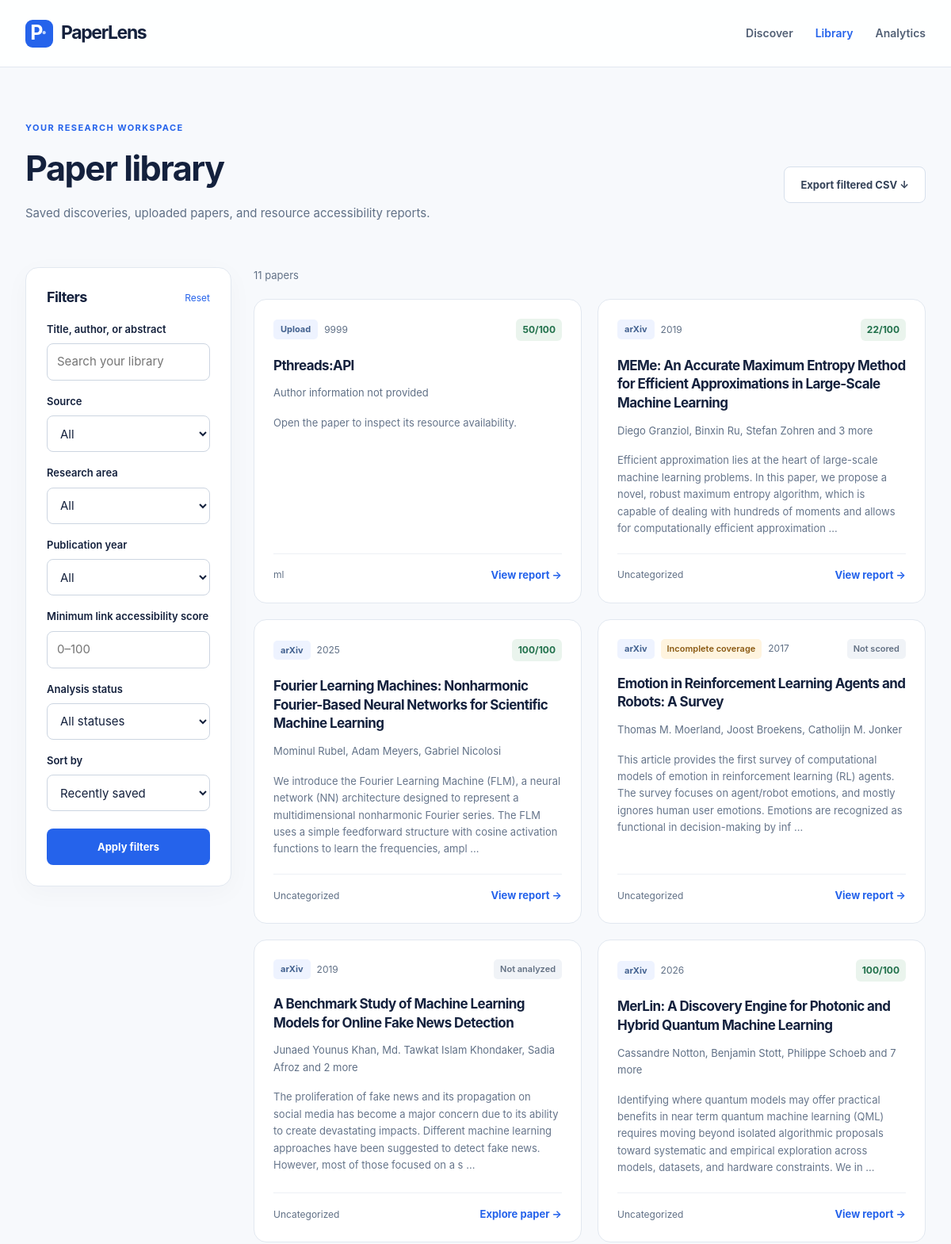
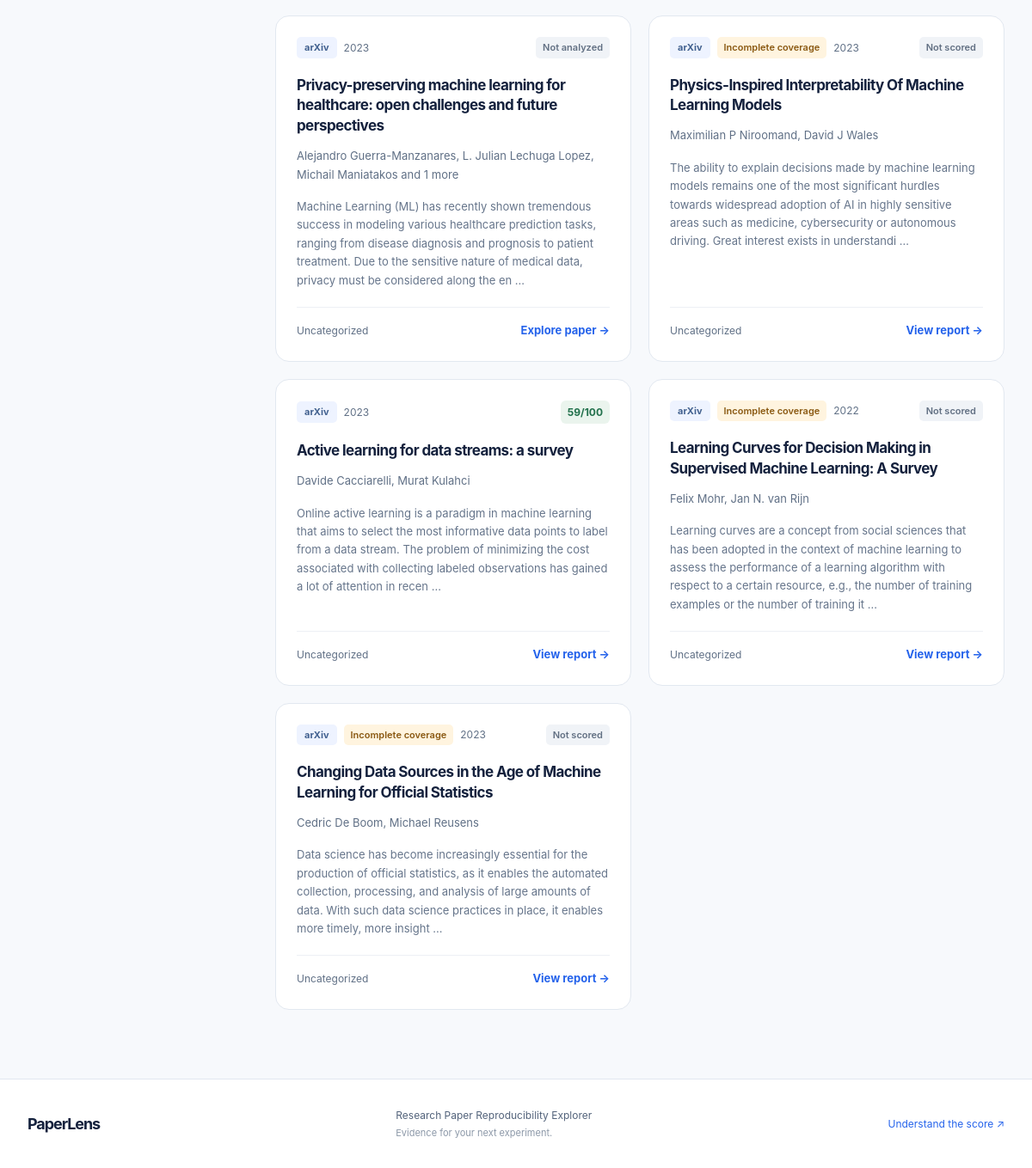
The page /library on the database its author committed (2 pictures, top to bottom).
### tables this page shows
CREATE TABLE papers (
    id INTEGER PRIMARY KEY AUTOINCREMENT,

    source TEXT NOT NULL,
    external_id TEXT NOT NULL,

    title TEXT NOT NULL,
    authors TEXT NOT NULL DEFAULT '[]',
    year INTEGER,
    abstract TEXT NOT NULL DEFAULT '',

    paper_url TEXT,
    pdf_url TEXT,

    last_analyzed_at TEXT,

    analysis_status TEXT NOT NULL DEFAULT 'pending'
        CHECK (analysis_status IN ('pending', 'completed', 'partial', 'failed', 'analyzing')),

    identity TEXT UNIQUE NOT NULL,
    area TEXT NOT NULL DEFAULT 'Uncategorized',
    local_path TEXT,
    created_at TEXT NOT NULL,
    report TEXT,
    score INTEGER,

    UNIQUE (source, external_id)
);

### app/routes.py (the view)
    @app.route("/library", methods=["GET"])
    def library():
        selected = filters()
        return render_template(
            "library.html", papers=list_papers(selected), filters=selected, facets=facets()
        )

### app/routes.py (called while the page is built)
def filters():
    result = {
        key: request.args.get(key, "").strip()
        for key in ("q", "source", "area", "year", "min_score", "sort", "analysis_status")
    }
    result["q"] = result["q"][:200]
    for key, low, high in (("year", 1000, 9999), ("min_score", 0, 100)):
        if result[key]:
            try:
                value = int(result[key])
                if not low <= value <= high:
                    raise ValueError
            except ValueError:
                abort(400, description="Year or minimum score is invalid.")
    return result

### src/database/db.py (called while the page is built)
def get_connection(db_path=None):
    path = database_path(db_path)
    path.parent.mkdir(parents=True, exist_ok=True)
    db = sqlite3.connect(path, timeout=20)
    db.row_factory = sqlite3.Row
    db.execute("PRAGMA foreign_keys=ON")
    db.execute("PRAGMA synchronous=FULL")
    return db

def database_path(db_path=None):
    value = db_path
    if value is None and has_app_context():
        value = current_app.config.get("DATABASE")
    value = str(value or DATABASE_PATH)
    if value == ":memory:" or value.startswith("file:"):
        raise ValueError("Use a persistent SQLite file path for DATABASE.")
    path = Path(value).expanduser()
    if not path.is_absolute():
        path = PROJECT_ROOT / path
    return path.resolve()

@contextmanager
def connection(db_path=None):
    db = get_connection(db_path)
    try:
        with db:
            yield db
    finally:
        db.close()

def _authors(value):
    if isinstance(value, str):
        try:
            decoded = json.loads(value)
        except ValueError:
            decoded = None
        return (
            decoded
            if isinstance(decoded, list)
            else [name.strip() for name in value.split(";") if name.strip()]
        )
    return list(value or [])

def decode(row):
    if row is None:
        return None
    paper = dict(row)
    paper["authors"] = _authors(paper["authors"])
    paper["analysis_status"] = UI_STATUSES.get(paper["analysis_status"], paper["analysis_status"])
    paper["report"] = json.loads(paper["report"]) if paper["report"] else None
    return paper

### templates/library.html (shortened to what this page needs)
{% extends "base.html" %}
{% from "card.html" import paper_card %}
{% block styles %}
    <link rel="stylesheet"
          href="{{ url_for('static', filename='css/library.css') }}">
{% endblock %}
{% block content %}
    <section class="container page-head">
        <span class="eyebrow">YOUR RESEARCH WORKSPACE</span>
        <div class="section-heading">
            <div>
                <h1>Paper library</h1>
                <p class="muted">Saved discoveries, uploaded papers, and resource accessibility reports.</p>
            </div>
            <a class="button secondary"
               href="{{ url_for('main.library_csv', **request.args.to_dict()) }}">
                Export filtered CSV ↓
            </a>
        </div>
    </section>
    <section class="container section library-layout">
        <form class="panel filter-panel" method="get">
            <div class="section-heading">
                <h2>Filters</h2>
                <a href="{{ url_for('main.library') }}">Reset</a>
            </div>
            <label for="filter-q">Title, author, or abstract</label>
            <input id="filter-q"
                   name="q"
                   value="{{ filters.q }}"
                   maxlength="200"
                   placeholder="Search your library">
            {% for field, label in [('source', 'Source'), ('area', 'Research area'), ('year', 'Publication year')] %}
                <label for="filter-{{ field }}">{{ label }}</label>
                <select id="filter-{{ field }}" name="{{ field }}">
                    <option value="">All</option>
                </select>
            {% endfor %}
            <label for="filter-score">Minimum link accessibility score</label>
            <input id="filter-score"
                   type="number"
                   min="0"
                   max="100"
                   name="min_score"
                   value="{{ filters.min_score }}"
                   placeholder="0–100">
            <label for="filter-status">Analysis status</label>
            <select id="filter-status" name="analysis_status">
                <option value="">All statuses</option>
            </select>
            <label for="filter-sort">Sort by</label>
            <select id="filter-sort" name="sort">
                {% for value, label in [('newest','Recently saved'),('score','Highest link accessibility'),('year','Publication year')] %}
                    <option value="{{ value }}"
                            {% if filters.sort == value %}selected{% endif %}>{{ label }}</option>
                {% endfor %}
            </select>
            <button class="button primary" type="submit">Apply filters</button>
        </form>
        <div>
            <p class="result-count">{{ papers|length }} paper{{ '' if papers|length == 1 else 's' }}</p>
            {% if papers %}
                <div class="paper-grid library-grid">
                    {% for paper in papers %}
                        {{ paper_card(paper) }}
                    {% endfor %}
                </div>
            {% endif %}
        </div>
    </section>
{% endblock %}

### templates/card.html (shortened to what this page needs)
{% macro paper_card(paper) %}
    <article class="paper-card">
        <div class="card-top">
            <div class="tag-row">
                <span class="tag">{{ paper.source }}</span>
                {% if paper.analysis_status == "partial" %}
                    <span class="status unresolved">Incomplete coverage</span>
                {% elif paper.analysis_status == "failed" %}
                    <span class="status missing">Analysis failed</span>
                {% endif %}
                <span class="meta">{{ paper.year or 'Year unknown' }}</span>
            </div>
            {% if paper.report and paper.score is not none %}
                <span class="score-pill">{{ paper.score }}/100</span>
            {% elif paper.report %}
                <span class="status unchecked">Not scored</span>
            {% else %}
                <span class="status unchecked">Not analyzed</span>
            {% endif %}
        </div>
        <h3>
            <a href="{{ url_for('main.detail', paper_id=paper.id) }}">{{ paper.title }}</a>
        </h3>
        <p class="authors">
            {{ paper.authors[:3] | join(", ") }}
            {% if paper.authors|length > 3 %}
                and {{ paper.authors|length - 3 }} more
            {% endif %}
            {% if not paper.authors %}
                Author information not provided
            {% endif %}
        </p>
        <p class="abstract-preview">
            {{ paper.abstract[:260] }}
            {% if paper.abstract|length > 260 %}
                …
            {% endif %}
            {% if not paper.abstract %}
                Open the paper to inspect its resource availability.
            {% endif %}
        </p>
        <div class="card-bottom">
            <span class="meta">{{ paper.area }}</span>
            <a class="text-link"
               href="{{ url_for('main.detail', paper_id=paper.id) }}">
                {% if paper.report %}
                    View report
                {% else %}
                    Explore paper
                {% endif %}
                <span aria-hidden="true">→</span>
            </a>
        </div>
    </article>
{% endmacro %}

### static/css/style.css (style rules this page uses)
:root { --blue: #2563eb; --blue-dark: #1d4ed8; --ink: #14213d; --muted: #607086; --line: #e2e8f0; --paper: #fff; --background: #f7f9fc; --radius: 16px; --shadow: 0 8px 32px #14213d08; }
* { box-sizing: border-box; }
html { scroll-behavior: smooth; scroll-padding-top: 24px; }
body { margin: 0; background: var(--background); color: var(--ink); font-family: Inter, -apple-system, BlinkMacSystemFont, "Segoe UI", Arial, sans-serif; font-size: 15px; line-height: 1.65; overflow-wrap: anywhere; }
a { color: var(--blue); text-decoration: none; }
button, input, select { font: inherit; }
button, a, input, select { -webkit-tap-highlight-color: transparent; }
button { cursor: pointer; }
input:not([type=checkbox]), select { width: 100%; min-height: 46px; border: 1px solid #ccd5e1; border-radius: 8px; padding: 10px 12px; background: #fff; color: var(--ink); min-width: 0; }
label { display: block; font-weight: 600; font-size: 13px; margin-bottom: 7px; }
h1, h2, h3, p { margin-top: 0; }
h1, h2, h3 { line-height: 1.25; letter-spacing: -.035em; }
h1 { font-size: clamp(1.9rem, 3.6vw, 2.8rem); margin-bottom: 18px; font-weight: 750; }
h2 { font-size: clamp(1.35rem, 2.5vw, 1.8rem); margin-bottom: 14px; }
h3 { font-size: 19px; margin-bottom: 12px; }
p { margin-bottom: 16px; }
p:last-child { margin-bottom: 0; }
.container { width: min(1180px, calc(100% - 64px)); margin-inline: auto; }
.section { padding-block: 32px; }
.page-head { padding-top: 52px; }
.eyebrow { display: block; font-size: 11px; letter-spacing: .13em; line-height: 1.6; font-weight: 750; color: var(--blue); margin-bottom: 14px; }
.button { display: inline-flex; align-items: center; justify-content: center; gap: 12px; min-height: 46px; padding: 11px 20px; border: 1px solid transparent; border-radius: 8px; font-size: 13px; font-weight: 650; line-height: 1.4; transition: background .18s, box-shadow .18s; }
.primary { background: var(--blue); color: #fff; }
.secondary { background: #fff; border-color: #d7e0ec; color: #344258; }
.text-link { font-size: 13px; font-weight: 650; }
.section-heading { display: flex; align-items: center; justify-content: space-between; gap: 20px; margin-bottom: 24px; }
.section-heading h2, .section-heading p { margin-bottom: 0; }
.section-heading>a { flex-shrink: 0; }
.panel { padding: 26px; background: #fff; border: 1px solid var(--line); border-radius: var(--radius); box-shadow: var(--shadow); min-width: 0; margin-bottom: 20px; }
.meta { font-size: 12px; color: var(--muted); }
.muted { color: var(--muted); }
.tag-row { display: flex; flex-wrap: wrap; align-items: center; gap: 8px; }
.tag { display: inline-flex; padding: 4px 9px; border-radius: 5px; background: #eef3ff; font-size: 11px; font-weight: 650; color: #42618f; line-height: 1.5; }
.card-top { display: flex; align-items: center; justify-content: space-between; gap: 12px; margin-bottom: 20px; }
.authors { font-size: 13px; color: var(--muted); }
.status { display: inline-flex; align-items: center; padding: 4px 8px; border-radius: 5px; font-size: 11px; line-height: 1.5; font-weight: 600; background: #f0f3f7; color: #627083; }
.status.restricted, .status.unresolved { color: #8a5912; background: #fff4df; }
form > label { margin-top: 16px; }
form > .button { margin-top: 16px; }

### static/css/_cards.css (style rules this page uses)
.paper-grid { display: grid; grid-template-columns: repeat(3, minmax(0, 1fr)); gap: 20px; }
.paper-card { display: flex; flex-direction: column; padding: 24px; border: 1px solid var(--line); border-radius: var(--radius); background: #fff; transition: box-shadow .2s; }
.paper-card h3 { line-height: 1.4; font-size: 17px; }
.paper-card h3 a { color: var(--ink); }
.abstract-preview { font-size: 13px; color: #66758b; flex: 1; }
.card-bottom { display: flex; justify-content: space-between; align-items: center; gap: 12px; padding-top: 16px; border-top: 1px solid #edf0f5; margin-top: 4px; }
.card-bottom .text-link { white-space: nowrap; }
.score-pill { background: #eaf4ed; color: #21704b; border-radius: 6px; padding: 4px 8px; font-size: 12px; font-weight: 700; white-space: nowrap; }

### rows shown on the page
papers: source "Upload", year "9999", score "50", title "Pthreads:API", shows "Author information not provided", shows "Open the paper to inspect its resource availability.", area "ml", shows "View report"
papers: source "arXiv", year "2019", score "22", title "MEMe: An Accurate Maximum Entropy Method for Efficient Approximations in Large-Scale Machine Learning", authors "Diego Granziol, Binxin Ru, Stefan Zohren", authors|length "3", abstract "Efficient approximation lies at the heart of large-scale machine learning problems. In this paper, we propose a novel, robust maximum entropy algorithm, which is capable of dealing with hundreds of moments and allows for computationally efficient approximation", area "Uncategorized", shows "View report"
papers: source "arXiv", year "2025", score "100", title "Fourier Learning Machines: Nonharmonic Fourier-Based Neural Networks for Scientific Machine Learning", authors "Mominul Rubel, Adam Meyers, Gabriel Nicolosi", abstract "We introduce the Fourier Learning Machine (FLM), a neural network (NN) architecture designed to represent a multidimensional nonharmonic Fourier series. The FLM uses a simple feedforward structure with cosine activation functions to learn the frequencies, ampl", area "Uncategorized", shows "View report"
papers: source "arXiv", analysis_status "Incomplete coverage", year "2017", shows "Not scored", title "Emotion in Reinforcement Learning Agents and Robots: A Survey", authors "Thomas M. Moerland, Joost Broekens, Catholijn M. Jonker", abstract "This article provides the first survey of computational models of emotion in reinforcement learning (RL) agents. The survey focuses on agent/robot emotions, and mostly ignores human user emotions. Emotions are recognized as functional in decision-making by inf", area "Uncategorized", shows "View report"
papers: source "arXiv", year "2019", shows "Not analyzed", title "A Benchmark Study of Machine Learning Models for Online Fake News Detection", authors "Junaed Younus Khan, Md. Tawkat Islam Khondaker, Sadia Afroz", authors|length "2", abstract "The proliferation of fake news and its propagation on social media has become a major concern due to its ability to create devastating impacts. Different machine learning approaches have been suggested to detect fake news. However, most of those focused on a s", area "Uncategorized", shows "Explore paper"
papers: source "arXiv", year "2026", score "100", title "MerLin: A Discovery Engine for Photonic and Hybrid Quantum Machine Learning", authors "Cassandre Notton, Benjamin Stott, Philippe Schoeb", authors|length "7", abstract "Identifying where quantum models may offer practical benefits in near term quantum machine learning (QML) requires moving beyond isolated algorithmic proposals toward systematic and empirical exploration across models, datasets, and hardware constraints. We in", area "Uncategorized", shows "View report"
papers: source "arXiv", year "2023", shows "Not analyzed", title "Privacy-preserving machine learning for healthcare: open challenges and future perspectives", authors "Alejandro Guerra-Manzanares, L. Julian Lechuga Lopez, Michail Maniatakos", authors|length "1", abstract "Machine Learning (ML) has recently shown tremendous success in modeling various healthcare prediction tasks, ranging from disease diagnosis and prognosis to patient treatment. Due to the sensitive nature of medical data, privacy must be considered along the en", area "Uncategorized", shows "Explore paper"
papers: source "arXiv", analysis_status "Incomplete coverage", year "2023", shows "Not scored", title "Physics-Inspired Interpretability Of Machine Learning Models", authors "Maximilian P Niroomand, David J Wales", abstract "The ability to explain decisions made by machine learning models remains one of the most significant hurdles towards widespread adoption of AI in highly sensitive areas such as medicine, cybersecurity or autonomous driving. Great interest exists in understandi", area "Uncategorized", shows "View report"
papers: source "arXiv", year "2023", score "59", title "Active learning for data streams: a survey", authors "Davide Cacciarelli, Murat Kulahci", abstract "Online active learning is a paradigm in machine learning that aims to select the most informative data points to label from a data stream. The problem of minimizing the cost associated with collecting labeled observations has gained a lot of attention in recen", area "Uncategorized", shows "View report"
papers: source "arXiv", analysis_status "Incomplete coverage", year "2022", shows "Not scored", title "Learning Curves for Decision Making in Supervised Machine Learning: A Survey", authors "Felix Mohr, Jan N. van Rijn", abstract "Learning curves are a concept from social sciences that has been adopted in the context of machine learning to assess the performance of a learning algorithm with respect to a certain resource, e.g., the number of training examples or the number of training it", area "Uncategorized", shows "View report"
papers: source "arXiv", analysis_status "Incomplete coverage", year "2023", shows "Not scored", title "Changing Data Sources in the Age of Machine Learning for Official Statistics", authors "Cedric De Boom, Michael Reusens", abstract "Data science has become increasingly essential for the production of official statistics, as it enables the automated collection, processing, and analysis of large amounts of data. With such data science practices in place, it enables more timely, more insight", area "Uncategorized", shows "View report"

### other values the page prints
{{ label }} "Source" "Research area" "Publication year"
{{ papers|length }} "11"
{{ '' if papers|length == 1 else 's' }} "s"
form field sort "Recently saved"
